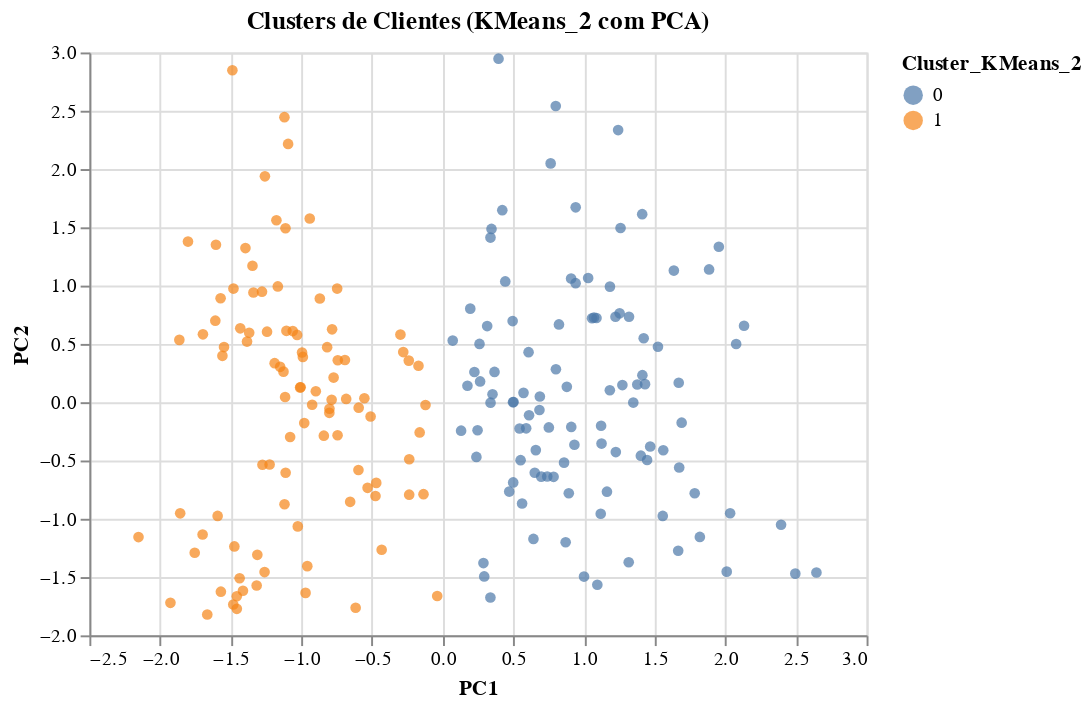
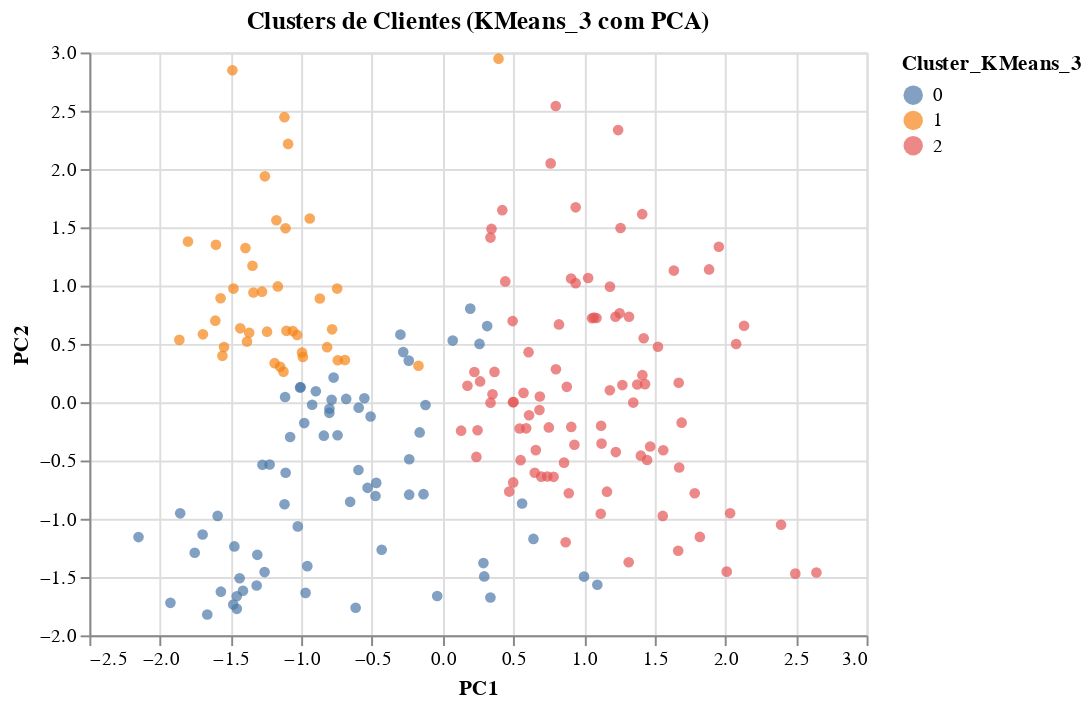
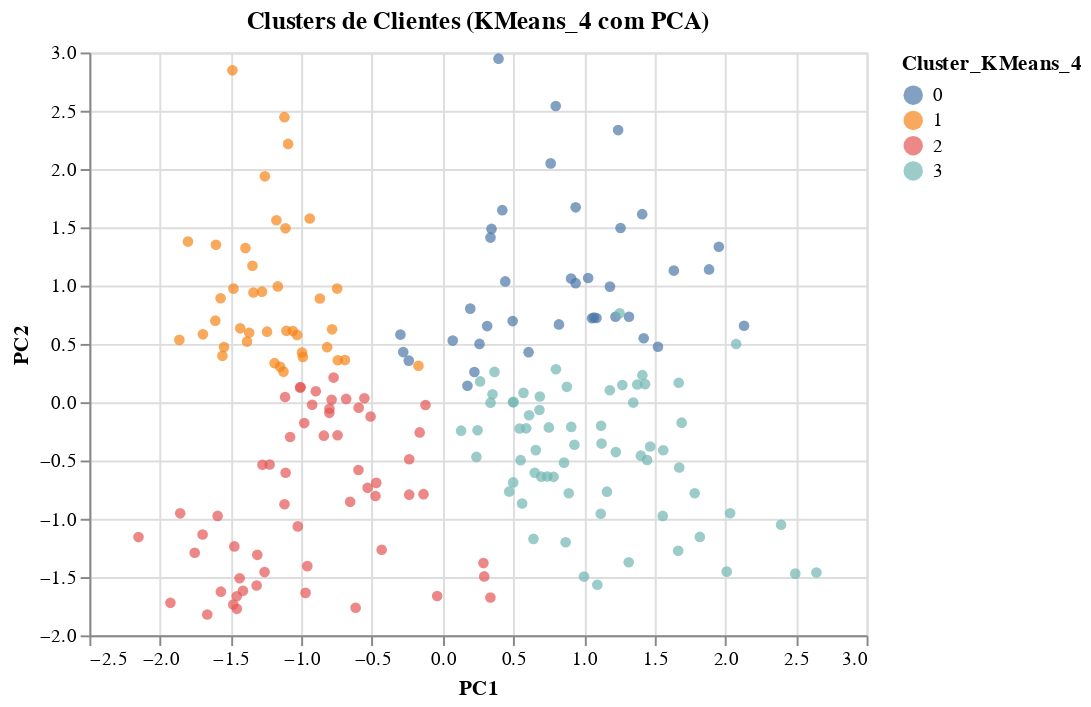
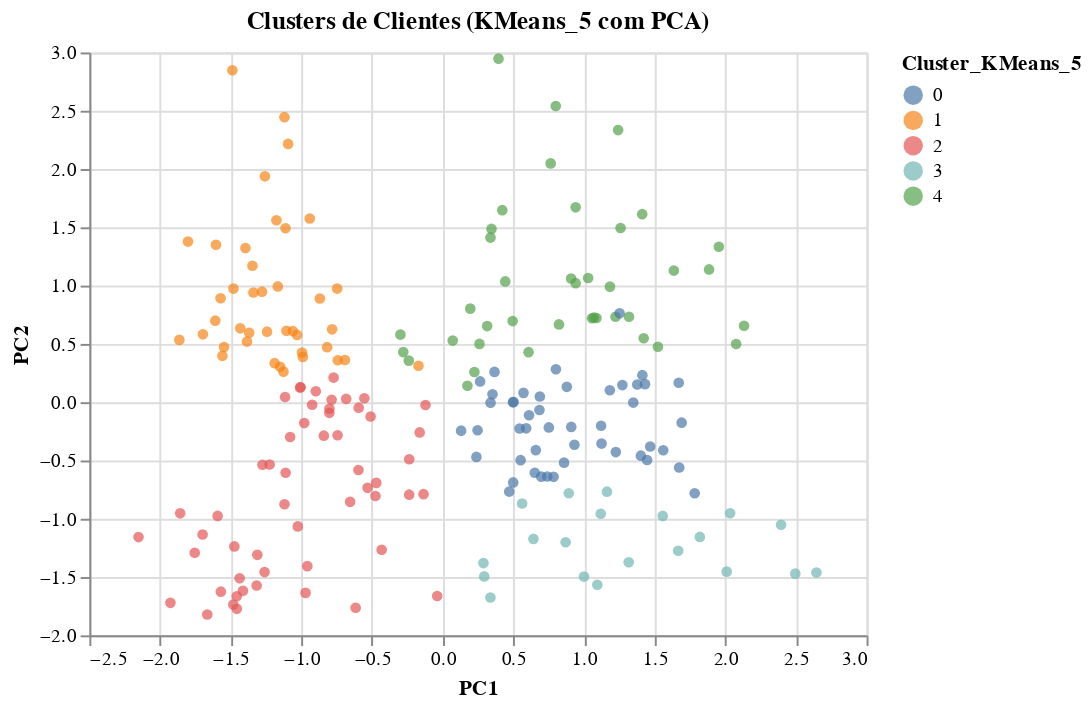

These figures' notebook cell, in order:
### Code cell
kmeans_silhouette_scores = {}
kmeans_cluster_labels = {}
kmeans_models = {}
best_kmeans_model = None  # Initialize before the loop

for k in range(2, 11):
    kmeans = KMeans(n_clusters=k, init='k-means++', n_init=10, random_state=42)
    kmeans.fit(scaled_features)
    silhouette_avg, cluster_labels = evaluate_and_visualize_clusters(df, kmeans.labels_, f'KMeans_{k}', scaled_features) # Pass df instead of df.copy()
    kmeans_silhouette_scores[k] = silhouette_avg
    kmeans_cluster_labels[k] = cluster_labels

    # Update best_kmeans_model if a better model is found
    if silhouette_avg is not None and (best_kmeans_model is None or silhouette_avg > silhouette_score(scaled_features, best_kmeans_model[1].labels_)):
        best_kmeans_model = (k, kmeans)

### Figure 1 — Vega-Lite specification as saved in the notebook (floating-point values rounded to 4 significant figures; data arrays with more than 128 entries replaced by an {"elided": "..."} marker saying what was removed)
{"config": {"view": {"continuousWidth": 400, "continuousHeight": 300}}, "data": {"name": "data-c9906d719fdf5c01539fa61f39e0a408"}, "mark": "circle", "encoding": {"color": {"field": "Cluster_KMeans_2", "type": "nominal"}, "shape": {"field": "Gender", "type": "nominal"}, "tooltip": [{"field": "Annual Income (k$)", "type": "quantitative"}, {"field": "Spending Score (1-100)", "type": "quantitative"}, {"field": "Age", "type": "quantitative"}, {"field": "Gender", "type": "quantitative"}, {"field": "Cluster_KMeans_2", "type": "quantitative"}], "x": {"field": "PC1", "type": "quantitative"}, "y": {"field": "PC2", "type": "quantitative"}}, "selection": {"selector004": {"type": "interval", "bind": "scales", "encodings": ["x", "y"]}}, "title": "Clusters de Clientes (KMeans_2 com PCA)", "$schema": "https://vega.github.io/schema/vega-lite/v4.17.0.json", "datasets": {"data-c9906d719fdf5c01539fa61f39e0a408": {"elided": "200 records"}}}

### Figure 2 — Vega-Lite specification as saved in the notebook (floating-point values rounded to 4 significant figures; data arrays with more than 128 entries replaced by an {"elided": "..."} marker saying what was removed)
{"config": {"view": {"continuousWidth": 400, "continuousHeight": 300}}, "data": {"name": "data-9ec29a3fdc0952da3ef2d83fbe8d652e"}, "mark": "circle", "encoding": {"color": {"field": "Cluster_KMeans_3", "type": "nominal"}, "shape": {"field": "Gender", "type": "nominal"}, "tooltip": [{"field": "Annual Income (k$)", "type": "quantitative"}, {"field": "Spending Score (1-100)", "type": "quantitative"}, {"field": "Age", "type": "quantitative"}, {"field": "Gender", "type": "quantitative"}, {"field": "Cluster_KMeans_3", "type": "quantitative"}], "x": {"field": "PC1", "type": "quantitative"}, "y": {"field": "PC2", "type": "quantitative"}}, "selection": {"selector005": {"type": "interval", "bind": "scales", "encodings": ["x", "y"]}}, "title": "Clusters de Clientes (KMeans_3 com PCA)", "$schema": "https://vega.github.io/schema/vega-lite/v4.17.0.json", "datasets": {"data-9ec29a3fdc0952da3ef2d83fbe8d652e": {"elided": "200 records"}}}

### Figure 3 — Vega-Lite specification as saved in the notebook (floating-point values rounded to 4 significant figures; data arrays with more than 128 entries replaced by an {"elided": "..."} marker saying what was removed)
{"config": {"view": {"continuousWidth": 400, "continuousHeight": 300}}, "data": {"name": "data-9fd6c9f5ffa56b96255117dacbbe995a"}, "mark": "circle", "encoding": {"color": {"field": "Cluster_KMeans_4", "type": "nominal"}, "shape": {"field": "Gender", "type": "nominal"}, "tooltip": [{"field": "Annual Income (k$)", "type": "quantitative"}, {"field": "Spending Score (1-100)", "type": "quantitative"}, {"field": "Age", "type": "quantitative"}, {"field": "Gender", "type": "quantitative"}, {"field": "Cluster_KMeans_4", "type": "quantitative"}], "x": {"field": "PC1", "type": "quantitative"}, "y": {"field": "PC2", "type": "quantitative"}}, "selection": {"selector006": {"type": "interval", "bind": "scales", "encodings": ["x", "y"]}}, "title": "Clusters de Clientes (KMeans_4 com PCA)", "$schema": "https://vega.github.io/schema/vega-lite/v4.17.0.json", "datasets": {"data-9fd6c9f5ffa56b96255117dacbbe995a": {"elided": "200 records"}}}

### Figure 4 — Vega-Lite specification as saved in the notebook (floating-point values rounded to 4 significant figures; data arrays with more than 128 entries replaced by an {"elided": "..."} marker saying what was removed)
{"config": {"view": {"continuousWidth": 400, "continuousHeight": 300}}, "data": {"name": "data-a5169a3c47847921d2121fcc5866904f"}, "mark": "circle", "encoding": {"color": {"field": "Cluster_KMeans_5", "type": "nominal"}, "shape": {"field": "Gender", "type": "nominal"}, "tooltip": [{"field": "Annual Income (k$)", "type": "quantitative"}, {"field": "Spending Score (1-100)", "type": "quantitative"}, {"field": "Age", "type": "quantitative"}, {"field": "Gender", "type": "quantitative"}, {"field": "Cluster_KMeans_5", "type": "quantitative"}], "x": {"field": "PC1", "type": "quantitative"}, "y": {"field": "PC2", "type": "quantitative"}}, "selection": {"selector007": {"type": "interval", "bind": "scales", "encodings": ["x", "y"]}}, "title": "Clusters de Clientes (KMeans_5 com PCA)", "$schema": "https://vega.github.io/schema/vega-lite/v4.17.0.json", "datasets": {"data-a5169a3c47847921d2121fcc5866904f": {"elided": "200 records"}}}
